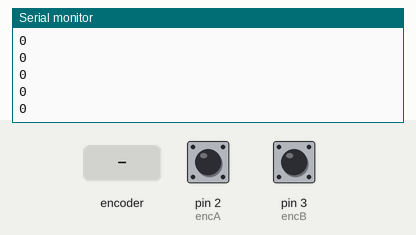
The sketch below on a simulated Arduino Uno, built with avr-gcc and run on an emulated ATmega328P. Shown: the last lines printed to the serial monitor. Inputs (shaded band) come from the test bench; at power-on: pin 2 (encA) HIGH, pin 3 (encB) HIGH.

Above: at 1.2 s.
1.3 s: rotary encoder on pin 2 (encA) / pin 3 (encB) turned 1 step (first pin leading)
At 1.8 s:
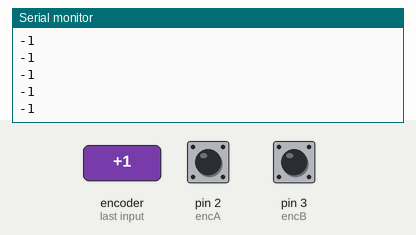
3.0 s: rotary encoder on pin 2 (encA) / pin 3 (encB) turned 1 step (first pin leading)
At 3.7 s:
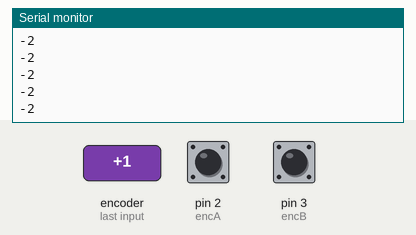
Timing chart, 0 to 6.0 s (numbered marks = the images above; inputs shaded):
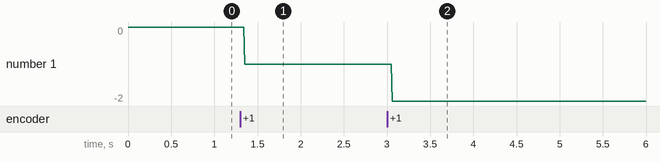

The sketch:

encoder_test.ino
```cpp
const int encA=2;
const int encB=3;

volatile long enc_pos=0;
volatile bool A_set=false;
volatile bool B_set=false;

void callback(){
  A_set=digitalRead(encA);
  B_set=digitalRead(encB);
  if(A_set==B_set)
  {
    enc_pos++;
  }
  else
  {
    enc_pos--;
  }
}
void setup() {
  pinMode(encA,INPUT_PULLUP);
  pinMode(encB,INPUT_PULLUP);
  attachInterrupt(digitalPinToInterrupt(encA),callback,RISING);

  Serial.begin(57600);

}

void loop() {
  Serial.println(enc_pos);
  delay(10);


}
```

Measured:
- after the input at 1.3 s, the serial monitor: prints a new line after 0.05 s (image 1)
- after the input at 3.0 s, the serial monitor: prints a new line after 0.06 s (image 2)
- plotted number 1: 0 → -1 after the input at 1.3 s, -1 → -2 after the input at 3.0 s
